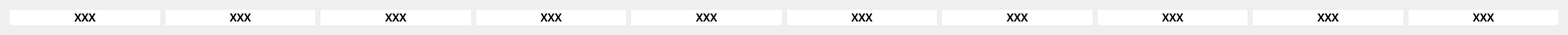
    <widget class="QWidget" name="gridLayoutWidget_4">
     <property name="geometry">
      <rect>
       <x>10</x>
       <y>450</y>
       <width>1771</width>
       <height>31</height>
      </rect>
     </property>
     <layout class="QGridLayout" name="gridLayout_4">
      <item row="0" column="7">
       <widget class="QLabel" name="R_D_8">
        <property name="font">
         <font>
          <family>Ubuntu Mono</family>
          <pointsize>9</pointsize>
          <weight>75</weight>
          <bold>true</bold>
         </font>
        </property>
        <property name="styleSheet">
         <string notr="true">background-color: rgb(255, 255, 255);
border-color: rgb(36, 36, 36);</string>
        </property>
        <property name="text">
         <string>XXX</string>
        </property>
        <property name="alignment">
         <set>Qt::AlignCenter</set>
        </property>
       </widget>
      </item>
      <item row="0" column="2">
       <widget class="QLabel" name="R_D_3">
        <property name="font">
         <font>
          <family>Ubuntu Mono</family>
          <pointsize>9</pointsize>
          <weight>75</weight>
          <bold>true</bold>
         </font>
        </property>
        <property name="styleSheet">
         <string notr="true">background-color: rgb(255, 255, 255);
border-color: rgb(36, 36, 36);</string>
        </property>
        <property name="text">
         <string>XXX</string>
        </property>
        <property name="alignment">
         <set>Qt::AlignCenter</set>
        </property>
       </widget>
      </item>
      <item row="0" column="8">
       <widget class="QLabel" name="R_D_9">
        <property name="font">
         <font>
          <family>Ubuntu Mono</family>
          <pointsize>9</pointsize>
          <weight>75</weight>
          <bold>true</bold>
         </font>
        </property>
        <property name="styleSheet">
         <string notr="true">background-color: rgb(255, 255, 255);
border-color: rgb(36, 36, 36);</string>
        </property>
        <property name="text">
         <string>XXX</string>
        </property>
        <property name="alignment">
         <set>Qt::AlignCenter</set>
        </property>
       </widget>
      </item>
      <item row="0" column="4">
       <widget class="QLabel" name="R_D_5">
        <property name="font">
         <font>
          <family>Ubuntu Mono</family>
          <pointsize>9</pointsize>
          <weight>75</weight>
          <bold>true</bold>
         </font>
        </property>
        <property name="styleSheet">
         <string notr="true">background-color: rgb(255, 255, 255);
border-color: rgb(36, 36, 36);</string>
        </property>
        <property name="text">
         <string>XXX</string>
        </property>
        <property name="alignment">
         <set>Qt::AlignCenter</set>
        </property>
       </widget>
      </item>
      <item row="0" column="0">
       <widget class="QLabel" name="R_D_1">
        <property name="font">
         <font>
          <family>Ubuntu Mono</family>
          <pointsize>9</pointsize>
          <weight>75</weight>
          <bold>true</bold>
         </font>
        </property>
        <property name="styleSheet">
         <string notr="true">background-color: rgb(255, 255, 255);
border-color: rgb(36, 36, 36);</string>
        </property>
        <property name="text">
         <string>XXX</string>
        </property>
        <property name="alignment">
         <set>Qt::AlignCenter</set>
        </property>
       </widget>
      </item>
      <item row="0" column="1">
       <widget class="QLabel" name="R_D_2">
        <property name="font">
         <font>
          <family>Ubuntu Mono</family>
          <pointsize>9</pointsize>
          <weight>75</weight>
          <bold>true</bold>
         </font>
        </property>
        <property name="styleSheet">
         <string notr="true">background-color: rgb(255, 255, 255);
border-color: rgb(36, 36, 36);</string>
        </property>
        <property name="text">
         <string>XXX</string>
        </property>
        <property name="alignment">
         <set>Qt::AlignCenter</set>
        </property>
       </widget>
      </item>
      <item row="0" column="3">
       <widget class="QLabel" name="R_D_4">
        <property name="font">
         <font>
          <family>Ubuntu Mono</family>
          <pointsize>9</pointsize>
          <weight>75</weight>
          <bold>true</bold>
         </font>
        </property>
        <property name="styleSheet">
         <string notr="true">background-color: rgb(255, 255, 255);
border-color: rgb(36, 36, 36);</string>
        </property>
        <property name="text">
         <string>XXX</string>
        </property>
        <property name="alignment">
         <set>Qt::AlignCenter</set>
        </property>
       </widget>
      </item>
      <item row="0" column="6">
       <widget class="QLabel" name="R_D_7">
        <property name="font">
         <font>
          <family>Ubuntu Mono</family>
          <pointsize>9</pointsize>
          <weight>75</weight>
          <bold>true</bold>
         </font>
        </property>
        <property name="styleSheet">
         <string notr="true">background-color: rgb(255, 255, 255);
border-color: rgb(36, 36, 36);</string>
        </property>
        <property name="text">
         <string>XXX</string>
        </property>
        <property name="alignment">
         <set>Qt::AlignCenter</set>
        </property>
       </widget>
      </item>
      <item row="0" column="9">
       <widget class="QLabel" name="R_D_10">
        <property name="font">
         <font>
          <family>Ubuntu Mono</family>
          <pointsize>9</pointsize>
          <weight>75</weight>
          <bold>true</bold>
         </font>
        </property>
        <property name="styleSheet">
         <string notr="true">background-color: rgb(255, 255, 255);
border-color: rgb(36, 36, 36);</string>
        </property>
        <property name="text">
         <string>XXX</string>
        </property>
        <property name="alignment">
         <set>Qt::AlignCenter</set>
        </property>
       </widget>
      </item>
      <item row="0" column="5">
       <widget class="QLabel" name="R_D_6">
        <property name="font">
         <font>
          <family>Ubuntu Mono</family>
          <pointsize>9</pointsize>
          <weight>75</weight>
          <bold>true</bold>
         </font>
        </property>
        <property name="styleSheet">
         <string notr="true">background-color: rgb(255, 255, 255);
border-color: rgb(36, 36, 36);</string>
        </property>
        <property name="text">
         <string>XXX</string>
        </property>
        <property name="alignment">
         <set>Qt::AlignCenter</set>
        </property>
       </widget>
      </item>
     </layout>
    </widget>
